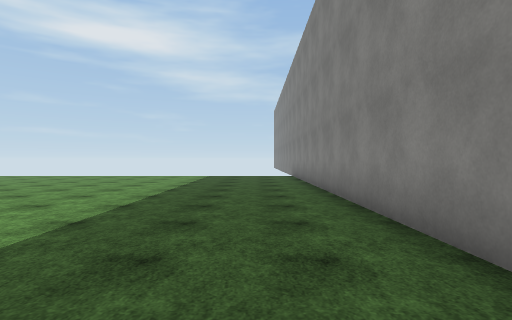
View 1 (above)

22 first-person views from a walk through a 3-D level made in the Unity game engine. The camera is 1.4 m above the floor, looks level and sees 80° across. The floor is counted in squares, 2 m on a side. Each view is taken from the middle of a square. On the plan, view 1 faces up. The plan holds only what a view shows up to about 10 squares ahead; the rest is blank. The place goes on beyond the plan. The player character is not drawn. Surface patterns are stand-ins for the level's own textures.

View 2
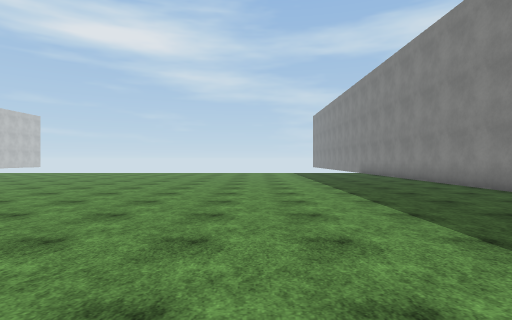

View 3
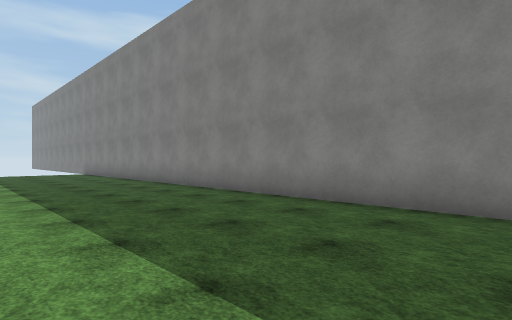

View 4
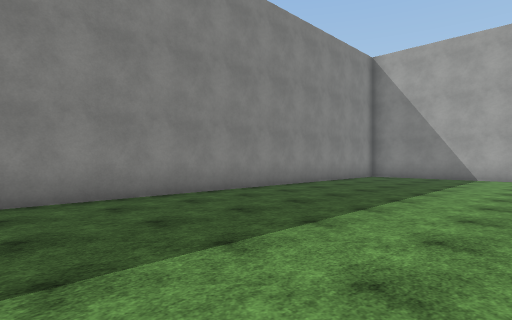

View 5
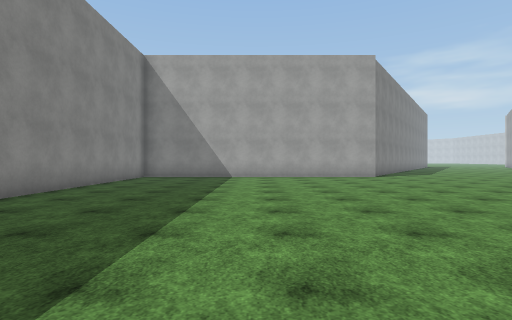

View 6
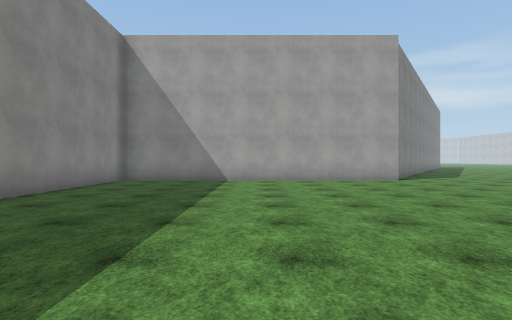

View 7
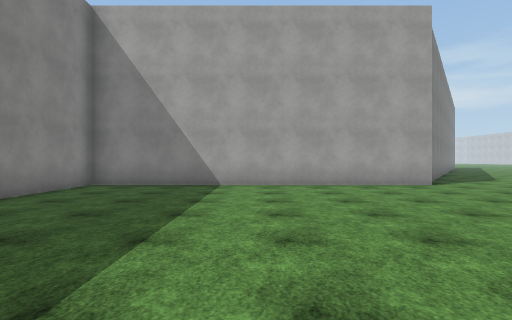

View 8
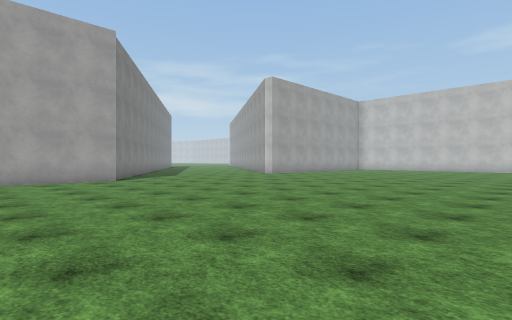

View 9
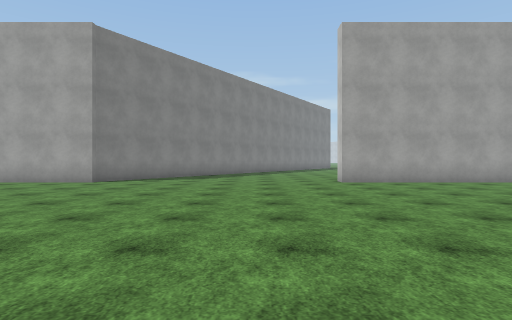

View 10
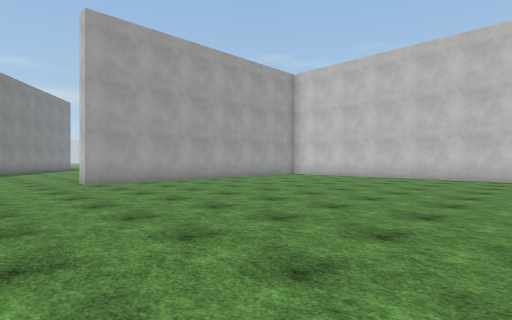

View 11
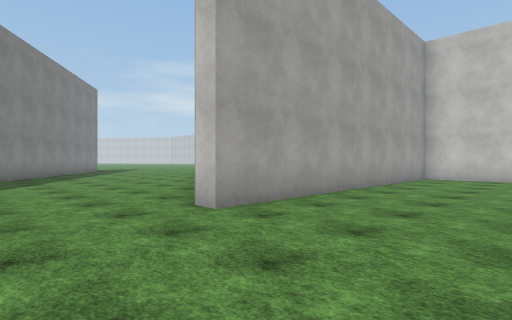

View 12
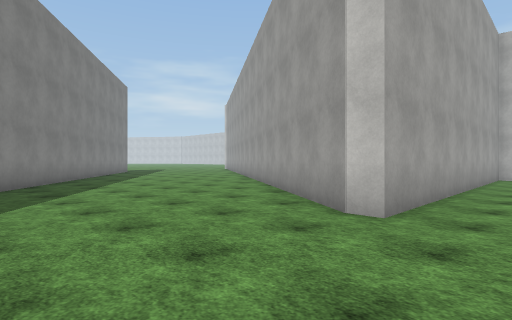

View 13
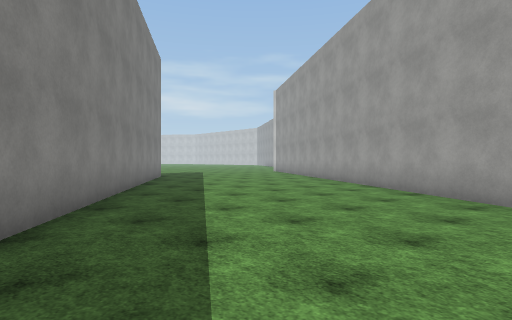

View 14
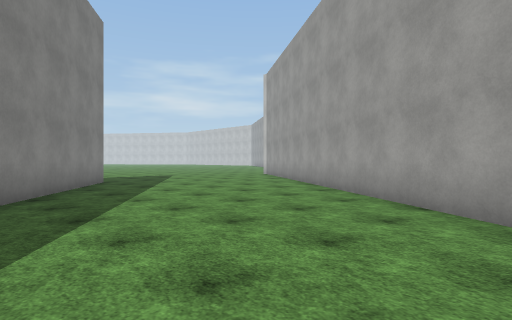

View 15
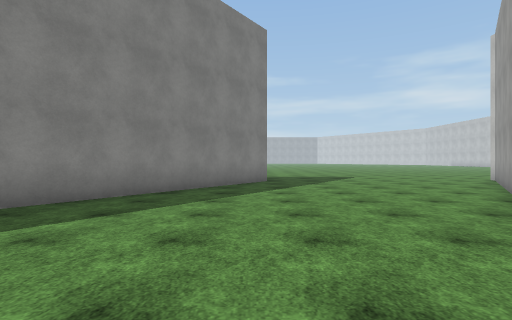

View 16
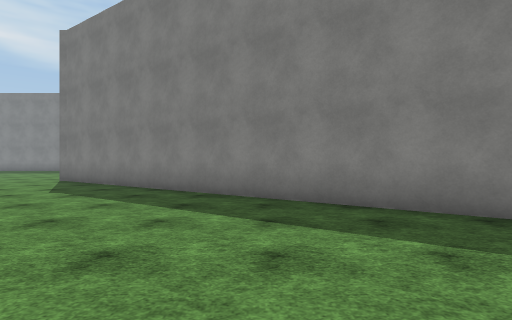

View 17
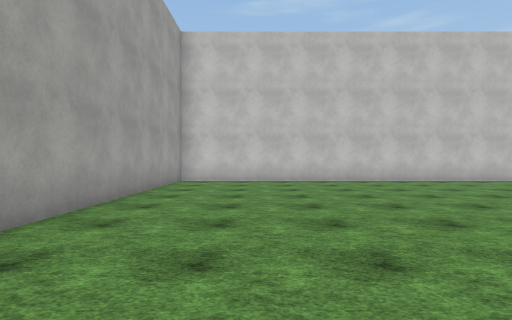

View 18
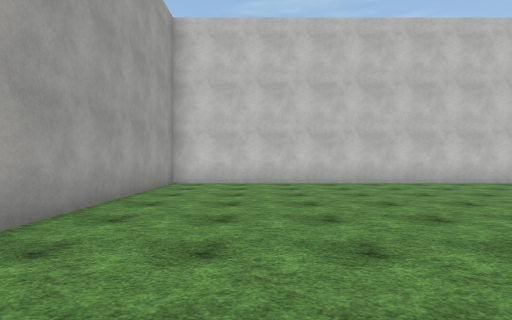

View 19
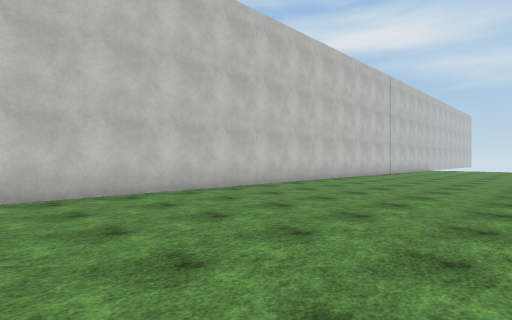

View 20
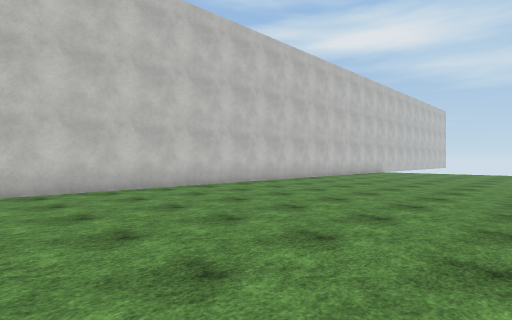

View 21
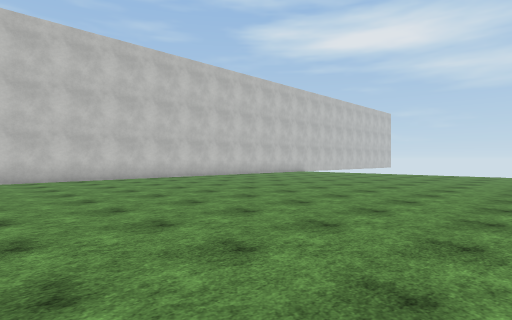

View 22
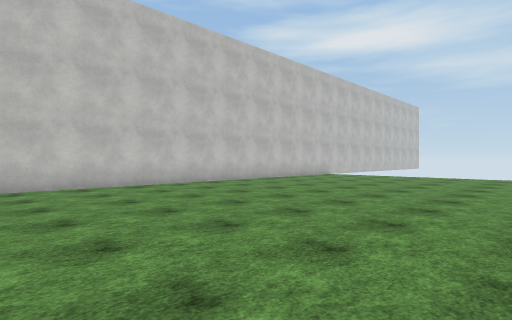

### Floor plan
Points are (right, up) in squares from view 1. A wall is a line through its corners. A room is listed if a view was taken in it or the views show most of it. See-through windows are left out.
Room 1 (views 1, 2, 3, 4, 5, 6, 7, 8, 9, 10, 11, 12, 13, 14, 15, 16, 17, 18, 19, 20, 21, 22)
walls: (-8, -12.5) (1.6, -12.5) (1.6, 10); (-25.2, 6) (-25.2, -12.5) (-15.7, -12.5) (-15.7, -13) (-26.8, -28.9); (-19.4, -29.1) (-7.9, -12.7)

Positions as (right, up) in squares from view 1, and headings:
1: (0, 0), facing up
2: (-4, -3), facing up
3: (-3, -3), facing up-right
4: (-4, 0), facing down-right
5: (-3, 0), facing down
6: (-3, -2), facing down
7: (-3, -4), facing down
8: (-4, -2), facing down-left
9: (-13, -3), facing down
10: (-13, -3), facing down-left
11: (-13, -9), facing down-left
12: (-12, -11), facing down-left
13: (-13, -17), facing down-left
14: (-16, -19), facing down-left
15: (-19, -19), facing down
16: (-18, -19), facing right
17: (-15, -10), facing left
18: (-16, -10), facing left
19: (-19, -9), facing up-left
20: (-18, -4), facing up-left
21: (-14, -2), facing up-left
22: (-17, 0), facing up-left
